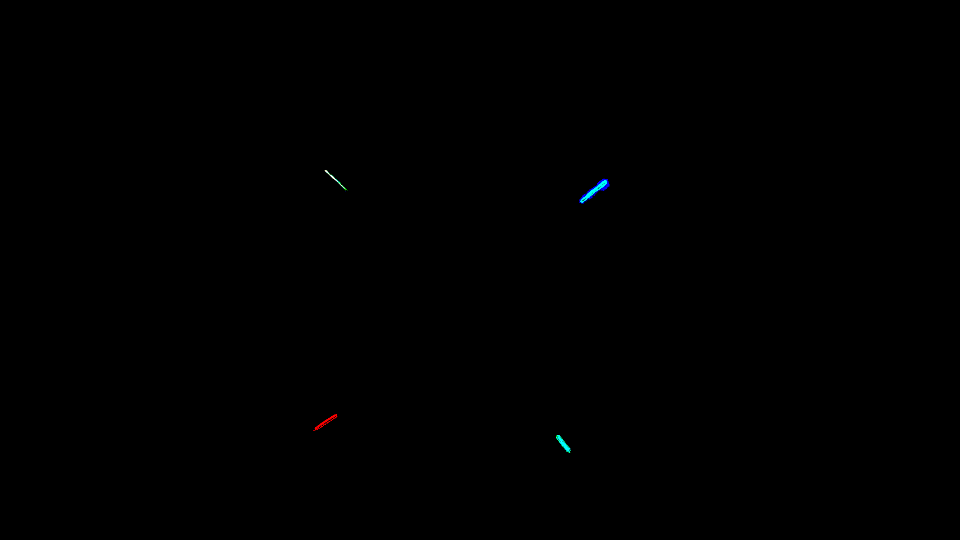
#> input picture images/beacon/threshold_img.png, 1920 x 1080 px (shown at 1/2 size); its folder holds only this picture in this run
$ python -i fct.py   (imports and definitions only)
#> lines starting #> are read from the running program, lines starting #| are printed output that depends on the picture; after the words box and inside, x2 and y2 are one past the last pixel; in counts of white or black regions, pixels touching at a corner belong together
import cv2
import numpy as np
import math
#import picamera
import io
from IPython.display import Image
import time
import glob
from termcolor import colored
import math
import re
import cv2
import numpy as np
from matplotlib import pyplot as plt
from termcolor import colored

# [110 lines left out: functions findCenter, closest_node, farthest_node, show_images, findVec, not called in this run]
def dotproduct(v1, v2):
    return sum((a*b) for a, b in zip(v1, v2))

def length(v):
    return math.sqrt(dotproduct(v, v))

def calcul_angle(v1, v2):
    return math.acos(dotproduct(v1, v2) / (length(v1) * length(v2)))

def nothing(x):
    pass
def findThreshold():
    cv2.namedWindow('Colorbars')
    hmax='hmax'
    hmin='hMin'
    smax='sMax'
    smin='sMin'
    vmax='vMax'
    vmin='vMin'

    wnd = 'Colorbars'
    cv2.createTrackbar("hMax", "Colorbars",0,255,nothing)
    cv2.createTrackbar("hMin", "Colorbars",0,255,nothing)
    cv2.createTrackbar("sMax", "Colorbars",0,255,nothing)
    cv2.createTrackbar("sMin", "Colorbars",0,255,nothing)
    cv2.createTrackbar("vMax", "Colorbars",0,255,nothing)
    cv2.createTrackbar("vMin", "Colorbars",0,255,nothing)

    img = cv2.imread('threshold_img.png')
#> img is the input picture: shape (1080, 1920, 3); mean B, G, R 0.2, 0.1, 0.1

    img  = cv2.flip( img, 0 )
    #img = cv2.cvtColor(img, cv2.COLOR_BGR2HSV)

    while(1):
        hmax=cv2.getTrackbarPos("hmax", "Colorbars")
        hmin=cv2.getTrackbarPos("hMin", "Colorbars")
        smax=cv2.getTrackbarPos("sMax", "Colorbars")
        smin=cv2.getTrackbarPos("sMin", "Colorbars")
        vmax=cv2.getTrackbarPos("vMax", "Colorbars")
        vmin=cv2.getTrackbarPos("vMin", "Colorbars")

        lower = np.array((hmin,smin,vmin), dtype = "uint8")
        upper = np.array((hmax,smax,vmax), dtype = "uint8")

        # find the colors within the specified boundaries and apply
        # the mask
        mask = cv2.inRange(img, lower, upper)
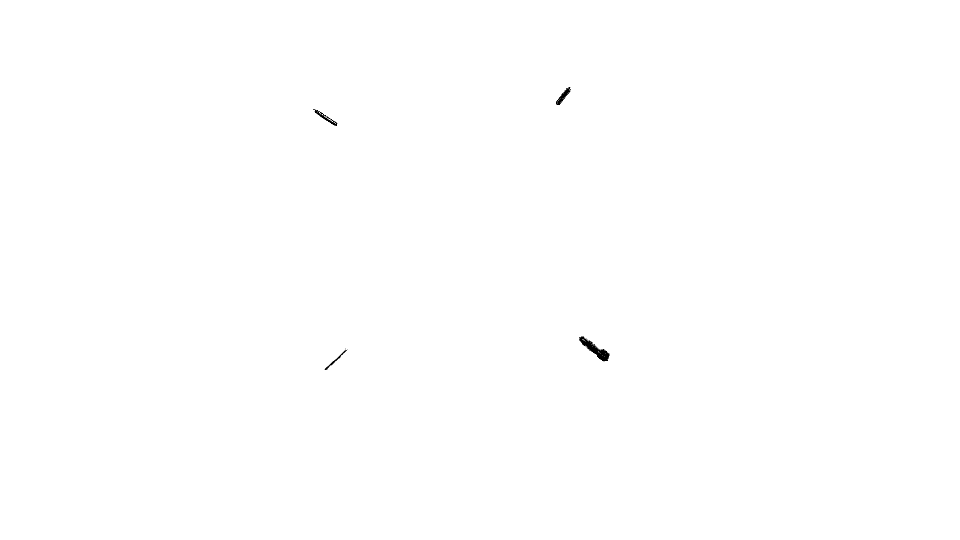
#> mask: shape (1080, 1920) (shown at 1/2 size); 99.9% white; 5 black regions (1 under 20 px), largest, box (x1, y1, x2, y2) and area: (1158, 673, 1219, 723) 1008, (1112, 174, 1142, 210) 357, (626, 218, 675, 252) 328, (649, 699, 695, 740) 180
        kernel_dil = np.ones((3,3),np.uint8)

        mask = cv2.dilate(mask,kernel_dil,iterations = 4)
#> mask: shape (1080, 1920); 100% white; black in thin lines or dots, all inside (x1, y1, x2, y2) = (1175, 687, 1211, 718)
        output = cv2.bitwise_and(img, img, mask = mask)

        # cv2.imshow(wnd)
        #output = cv2.cvtColor(output, cv2.COLOR_HSV2BGR)
        #cv2.imshow("img",img)
        cv2.imshow("output",output)

        k = cv2.waitKey(1) & 0xFF
#> (key Esc is pressed here)
        if k == ord('m'):
            mode = not mode
        elif k == 27:
            break
    cv2.destroyAllWindows()

# [244 lines left out: functions find_angles, find_angles_with_display, find_angles_and_get_result, find_robot_pos, not called in this run]

>>> result = findThreshold()
